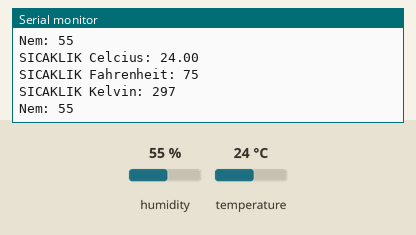
Bench run of a sketch on a simulated Arduino Uno, built with avr-gcc and run on an emulated ATmega328P. On the bench: the last lines printed to the serial monitor. The inputs (shaded band) are chosen by the test bench; at power-on: humidity 55 %, temperature 24 °C.

Above: at 1.9 s.
2.0 s: humidity set to 22 %
At 3.3 s:
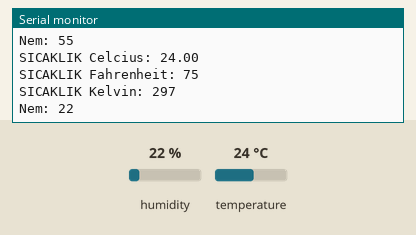
3.6 s: temperature set to 12 °C
At 5.1 s:
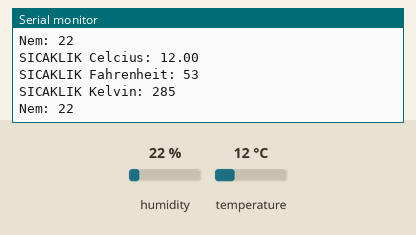
5.2 s: humidity set to 40 %
At 6.8 s:
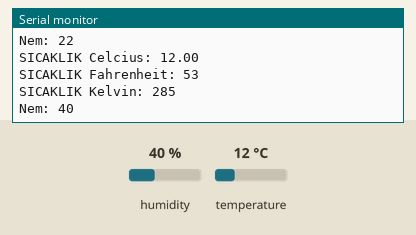
Timing chart, 0 to 8.3 s (numbered marks = the images above; inputs shaded):
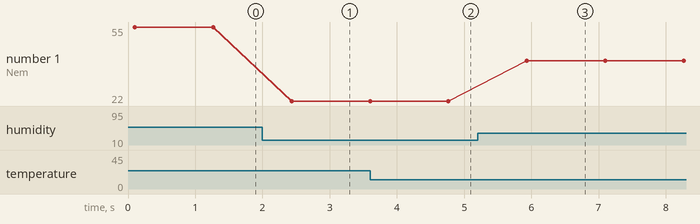

The sketch:

Sicaklik_Deneme.ino
```cpp
#include <dht.h>

dht DHT;

#define DHT11_PIN 6

void setup() {

 Serial.begin(9600);

}

void loop() {

 int okunanDeger = DHT.read11(DHT11_PIN);

  int  sic = DHT.temperature;
  int  nem = DHT.humidity;

  int K = (sic + 273);
  int F = ((sic *9)/5)+32;

  Serial.print("SICAKLIK Celcius: ");
  Serial.println(DHT.temperature);

  Serial.print("SICAKLIK Fahrenheit: ");
  Serial.println(F);

  Serial.print("SICAKLIK Kelvin: ");
  Serial.println(K);

  Serial.print("Nem: ");
  Serial.println (nem);
   Serial.print("\n");
    Serial.print("\n");
     Serial.print("\n");
      Serial.print("\n");
       Serial.print("\n");
        Serial.print("\n");
         Serial.print("\n");
  delay(1120);

}
```

Measured:
- after the input at 2.0 s, the serial monitor: prints a new line after 0.43 s (image 1)
- after the input at 3.6 s, the serial monitor: prints a new line after 1.1 s (image 2)
- after the input at 5.2 s, the serial monitor: prints a new line after 0.73 s (image 3)
- plotted number 1: 55 → 22 after the input at 2.0 s, 22 → 40 after the input at 5.2 s
